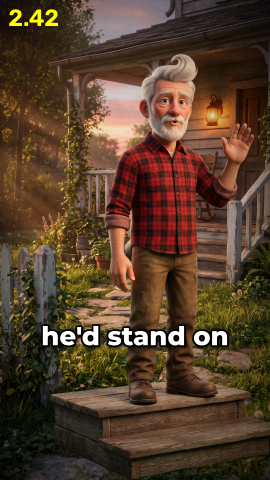
#> input picture projects/01-grandpas-whistle/stills/0002.42.png, 270 x 480 px
$ python -i render.py   (imports and definitions only)
#> lines starting #> are read from the running program, lines starting #| are printed output that depends on the picture
#!/usr/bin/env python3
"""2.5D compositor: green-screen cutouts + environment plates -> 1080x1920 Short.

  python3 engine/render.py <project> [--fps 60] [--workers 4] [--stills 1.2,3.4] [--scale 0.5]

Reads projects/<project>/{timing.json,script.json,shots.py,voiceover.wav} and the
images in assets/<project>/ (cutouts in assets/<project>/cut/, made by key.py).
Each shot is a stack of layers placed in screen space; a per-shot camera zooms,
pans and shakes them, with less motion for layers further back (parallax).
"""
import argparse
import importlib.util
import json
import math
import os
import re
import subprocess
import sys
from multiprocessing import Pool
from pathlib import Path

import cv2
import numpy as np
from PIL import Image, ImageDraw, ImageFont

ROOT = Path(__file__).resolve().parent.parent
W, H = 1080, 1920
YELLOW = (0, 184, 246)  # BGR of #F6B800
FONT = str(ROOT / 'engine/fonts/Montserrat-ExtraBold.ttf')


# ---------------------------------------------------------------- easing
# [24 lines left out: functions ease, val, not called in this run]


# ---------------------------------------------------------------- assets
class Assets:
    def __init__(self, adir):
        self.adir = Path(adir)
        self.cache = {}

    # [28 lines left out: functions get, shadow, not called in this run]


# ---------------------------------------------------------------- fx helpers
_vig = None
_fog = None
_grain = None


# [54 lines left out: functions vignette, fog_tex, grain, snow, glow, not called in this run]


def bloom(frame, thresh=0.82, amount=0.35):
    small = cv2.resize(frame, (W // 4, H // 4), interpolation=cv2.INTER_AREA)
    hi = np.clip(small - thresh, 0, None)
    hi = cv2.GaussianBlur(hi, (0, 0), 9)
    return frame + cv2.resize(hi, (W, H)) * amount


# [16 lines left out: function note_icon, not called in this run]


# ---------------------------------------------------------------- text
_fonts = {}


# [55 lines left out: functions font, text_img, caption_cards, not called in this run]


class Captions:
    # [241 lines left out: functions __init__, img, draw, paste, label, layer_matrix and 4 more, not called in this run]


_ctx = {}


def _init(project):
    pdir, timing, shots, mod = load(project)
    _ctx.update(shots=shots, assets=Assets(ROOT / 'assets' / project), caps=Captions(timing))


# [54 lines left out: functions _chunk, main, not called in this run]


# [2 lines not run here, left out]

>>> import cv2
>>> picture = cv2.imread('../projects/01-grandpas-whistle/stills/0002.42.png')
#> picture is the input picture: shape (480, 270, 3); mean B, G, R 43.7, 63.2, 86.4
>>> result = bloom(picture)
#> in bloom, `hi = cv2.GaussianBlur(hi, (0, 0), 9)`:
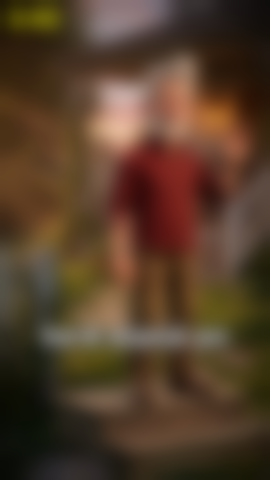
#> hi: shape (480, 270, 3) float64; mean B, G, R 42.8, 62.4, 85.6
#> (the run stopped early here; a loop or call above may not have finished)
